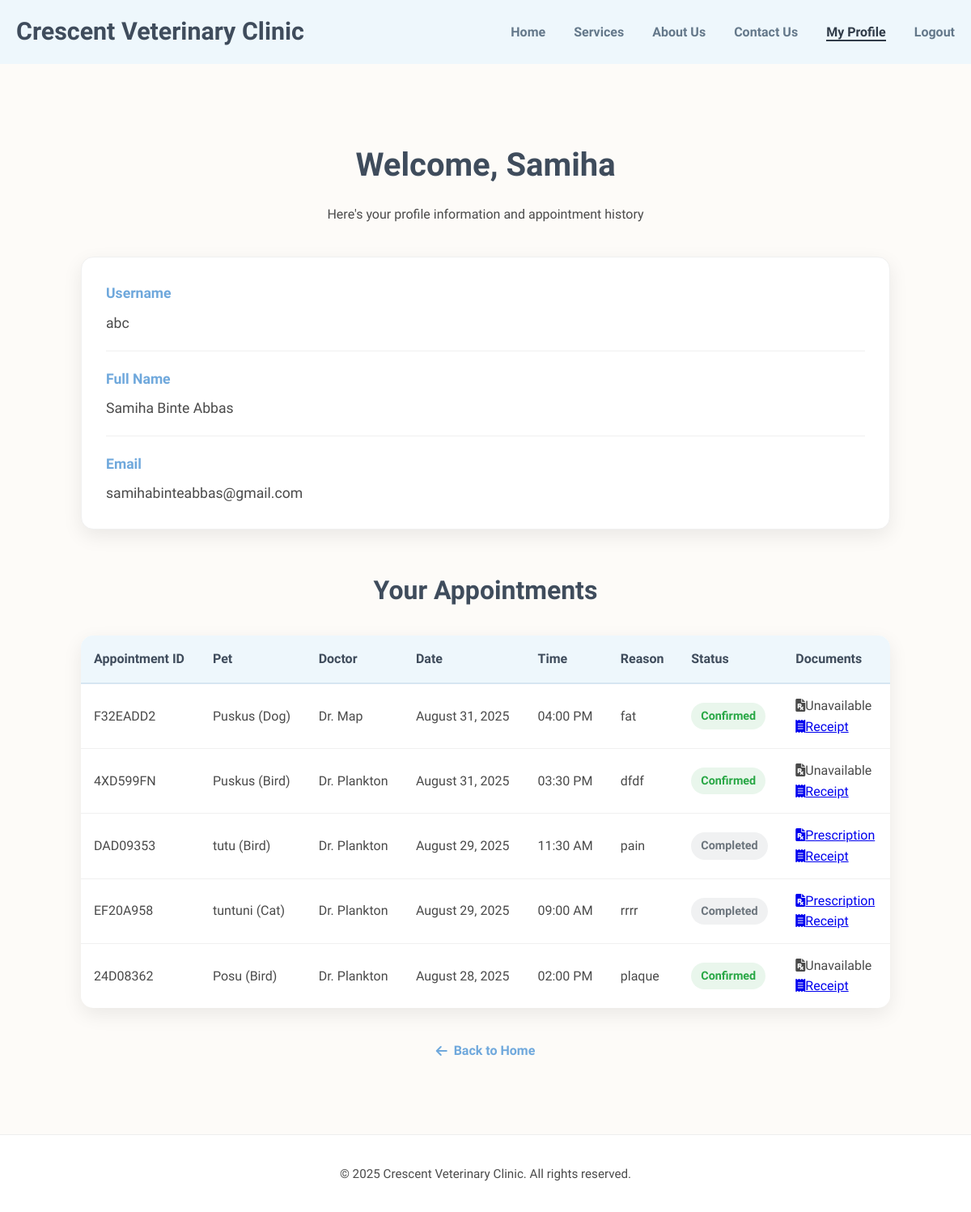
Screenshot of /profile/ (signed in) with the database file from the repository.
### core/models.py (models this page shows, shortened)
class Appointment(models.Model):
    STATUS_CHOICES = [
        ('pending', 'Pending Confirmation'),
        ('confirmed', 'Confirmed'),
        ('cancelled', 'Cancelled'),
        ('completed', 'Completed'),
    ]
    SERVICE_CHOICES = [
        ('Preventive Care', 'Preventive Care'),
        ('Surgical Procedures', 'Surgical Procedures'),
        ('Dental Care', 'Dental Care'),
        ('Diagnostic Imaging', 'Diagnostic Imaging'),
        ('Emergency Services', 'Emergency Services'),
        ('Nutritional Counseling', 'Nutritional Counseling'),
    ]
    SPECIES_CHOICES = [
        ('dog', 'Dog'),
        ('cat', 'Cat'),
        ('bird', 'Bird'),
        ('rabbit', 'Rabbit'),
        ('other', 'Other'),
    ]
    COMPLETION_STATUS_CHOICES = [
    ('incomplete', 'Incomplete'),
    ('complete', 'Complete'),
]
    completion_status = models.CharField(
        max_length=10,
        choices=COMPLETION_STATUS_CHOICES,
        default='incomplete',
        verbose_name="Completion Status"
    )
    appointment_id = models.CharField(
        max_length=12, unique=True, editable=False, default='', blank=True
    )
    owner_name = models.CharField(max_length=100)
    phone = models.CharField(max_length=20)
    email = models.EmailField(blank=True)
    pet_name = models.CharField(max_length=100)
    pet_species = models.CharField(max_length=20, choices=SPECIES_CHOICES)
    pet_age = models.CharField(max_length=20, blank=True, verbose_name="Pet Age")
    pet_weight = models.CharField(max_length=20, blank=True, verbose_name="Pet Weight (kg)")
    preferred_date = models.DateField()
    preferred_time = models.TimeField()
    reason = models.TextField(blank=True)
    service = models.CharField(max_length=40, choices=SERVICE_CHOICES)
    status = models.CharField(max_length=10, choices=STATUS_CHOICES, default='pending')
    assigned_doctor = models.ForeignKey('Vet', on_delete=models.SET_NULL, null=True, blank=True)
    assigned_time = models.TimeField(null=True, blank=True)
    assigned_date = models.DateField(null=True, blank=True)
    prescription = models.TextField(blank=True, verbose_name="Prescription/Notes")
    PAYMENT_STATUS_CHOICES = [
        ('pending', 'Pending'),
        ('paid', 'Paid'),
        ('refunded', 'Refunded'),
    ]
    payment_amount = models.DecimalField(
        max_digits=8, decimal_places=2, null=True, blank=True, verbose_name="Payment Amount"
    )
    payment_status = models.CharField(
        max_length=10,
        choices=PAYMENT_STATUS_CHOICES,
        default='pending',
        verbose_name="Payment Status"
    )
    class Meta:
        constraints = [
            models.UniqueConstraint(fields=['preferred_date', 'preferred_time'], name='unique_preferred_slot')
        ]

class Vet(models.Model):
    DEPARTMENTS = [
        ('Preventive Care', 'Preventive Care'),
        ('Surgical Procedures', 'Surgical Procedures'),
        ('Dental Care', 'Dental Care'),
        ('Diagnostic Imaging', 'Diagnostic Imaging'),
        ('Emergency Services', 'Emergency Services'),
        ('Nutritional Counseling', 'Nutritional Counseling'),
    ]
    name = models.CharField(max_length=100)
    specialty = models.CharField(max_length=50, choices=DEPARTMENTS)
    email = models.EmailField()
    phone = models.CharField(max_length=20)
    bio = models.TextField(blank=True)
    photo_url = models.CharField(max_length=255, blank=True)  # for relative static path
    user = models.OneToOneField(User, on_delete=models.CASCADE, null=True, blank=True)  # NEW FIELD

### core/views.py (the view)
# urls.py: path('profile/', views.profile_view, name='profile'),
@login_required
def profile_view(request):
    user = request.user
    appointments = Appointment.objects.filter(email=user.email).order_by('-assigned_date', '-assigned_time', '-preferred_date', '-preferred_time')
    return render(request, 'profile.html', {
        'appointments': appointments,
        'user': user,
    })

### core/templates/profile.html (shortened to what this page needs)
{% load static %}
<!DOCTYPE html>
<html lang="en">
<head>
    <link rel="stylesheet" href="{% static 'style.css' %}">
    <link rel="stylesheet" href="https://cdnjs.cloudflare.com/ajax/libs/font-awesome/6.0.0-beta3/css/all.min.css">
</head>
<body>
    <nav>
        <div class="container">
            <h1>Crescent Veterinary Clinic</h1>
            <ul>
                <li><a href="{% url 'home' %}">Home</a></li>
                <li><a href="{% url 'services' %}">Services</a></li>
                <li><a href="{% url 'home' %}#about">About Us</a></li>
                <li><a href="{% url 'home' %}#contact">Contact Us</a></li>
                {% if user.is_authenticated %}
                    <li><a href="{% url 'profile' %}" class="active">My Profile</a></li>
                    <li><a href="{% url 'logout' %}">Logout</a></li>
                {% else %}
                    <li><a href="{% url 'login' %}">Login</a></li>
                {% endif %}
            </ul>
        </div>
    </nav>
    <main class="profile-section">
        <div class="profile-container">
            <div class="profile-header">
                <h2>Welcome, {{ user.first_name|default:user.username }}</h2>
                <p>Here's your profile information and appointment history</p>
            </div>
            <div class="user-info-section">
                <div class="user-info-item">
                    <strong>Username</strong>
                    <p>{{ request.user.username }}</p>
                </div>
                <div class="user-info-item">
                    <strong>Full Name</strong>
                    <p>{{ user.first_name }} {{ user.last_name }}</p>
                </div>
                <div class="user-info-item">
                    <strong>Email</strong>
                    <p>{{ user.email }}</p>
                </div>
            </div>
            <div class="appointments-header">
                <h3>Your Appointments</h3>
            </div>
            {% if appointments %}
                <table class="appointments-table">
                    <thead>
                        <tr>
                            <th>Appointment ID</th>
                            <th>Pet</th>
                            <th>Doctor</th>
                            <th>Date</th>
                            <th>Time</th>
                            <th>Reason</th>
                            <th>Status</th>
                            <th>Documents</th>
                        </tr>
                    </thead>
                    <tbody>
                    {% for appt in appointments %}
                    <tr>
                        <td>{{ appt.appointment_id }}</td>
                        <td>{{ appt.pet_name }} ({{ appt.pet_species|title }})</td>
                        <td>
                        {% if appt.assigned_doctor %}
                            Dr. {{ appt.assigned_doctor.name }}
                        {% else %}
                            Not assigned
                        {% endif %}
                        </td>
                        <td>{{ appt.assigned_date|default:appt.preferred_date|date:"F d, Y" }}</td>
                        <td>{{ appt.assigned_time|default:appt.preferred_time|time:"h:i A" }}</td>
                        <td>{{ appt.reason|truncatechars:30 }}</td>
                        <td><span class="status status-{{ appt.status }}">{{ appt.status|title }}</span></td>
                        <td>
                            {% if appt.payment_status == 'paid' %}
                                {% if appt.prescription %}
                                <a href="{% url 'prescription_pdf' appt.appointment_id %}"
                                   target="_blank"
                                   class="btn-prescription"
                                   title="View Prescription">
                                    <i class="fas fa-file-prescription"></i>Prescription
                                </a>
                                {% else %}
                                <span class="no-prescription"><i class="fas fa-file-prescription">  </i>Incomplete  </span>
                                {% endif %}
                            {% else %}
                                <span class="not-completed"><i class="fas fa-file-prescription">  </i>Unavailable  </span>
                            {% endif %}
                            <br>
                            <a href="{% url 'receipt' appt.appointment_id %}"
                               target="_blank"
                               class="btn-receipt"
                               title="View Receipt">
                                <i class="fas fa-receipt"></i>Receipt
                            </a>
                        </td>
                    </tr>
                    {% endfor %}
                    </tbody>
                </table>
            {% else %}
                <div class="empty-appointments">
                    <i class="far fa-calendar-alt"></i>
                    <p>You don't have any appointments yet.</p>
                    <a href="{% url 'appt' %}" class="btn secondary">Book an Appointment</a>
                </div>
            {% endif %}
            <div class="profile-actions">
                <a href="{% url 'home' %}" class="back-home-link">
                    <i class="fas fa-arrow-left"></i> Back to Home
                </a>
            </div>
        </div>
    </main>
    <footer>
        <div class="container">
            <p>&copy; 2025 Crescent Veterinary Clinic. All rights reserved.</p>
        </div>
    </footer>
</body>
</html>

### core/static/style.css (style rules this page uses)
body { margin: 0; font-family: 'Trebuchet MS', sans-serif; background-color: #fdfbf8; color: #4a4a4a; line-height: 1.6; }
.container { max-width: 1200px; margin: 0 auto; padding: 0 20px; }
nav { background-color: #eef7fc; padding: 15px 0; position: sticky; top: 0; z-index: 1000; }
nav .container { display: flex; justify-content: space-between; align-items: center; }
nav h1 { margin: 0; color: #3f4c5c; font-size: 1.9em; font-weight: 800; }
nav ul { list-style: none; display: flex; gap: 35px; margin: 0; padding: 0; }
nav ul li a { color: #64788a; text-decoration: none; font-weight: 600; transition: color 0.3s ease; }
nav ul li a.active { color: #313c49 !important; border-bottom: 2px solid #313c49; }
footer { text-align: center; padding: 20px 0; background-color: #ffffff; color: #4a4a4a; font-size: 0.95em; margin-top: 30px; border-top: 1px solid #eee; }

### core/templates/profile.html (style rules this page uses)
.profile-section { padding: 60px 0; background-color: #fdfbf8; }
.profile-container { max-width: 1000px; margin: 0 auto; padding: 0 20px; }
.profile-header { text-align: center; margin-bottom: 40px; }
.profile-header h2 { color: #3f4c5c; font-size: 2.5em; margin-bottom: 15px; }
.user-info-section { background-color: #ffffff; padding: 30px; border-radius: 15px; box-shadow: 0 8px 25px rgba(0, 0, 0, 0.08); border: 1px solid #f0f0f0; margin-bottom: 40px; }
.user-info-item { margin-bottom: 20px; padding-bottom: 20px; border-bottom: 1px solid #f0f0f0; }
.user-info-item:last-child { margin-bottom: 0; padding-bottom: 0; border-bottom: none; }
.user-info-item strong { display: block; color: #6fa8dc; margin-bottom: 8px; font-size: 1.1em; }
.user-info-item p { color: #4a4a4a; margin: 0; font-size: 1.1em; }
.appointments-header { text-align: center; margin: 50px 0 30px; }
.appointments-header h3 { color: #3f4c5c; font-size: 2em; margin-bottom: 15px; }
.appointments-table { width: 100%; border-collapse: collapse; margin-top: 20px; background-color: #ffffff; border-radius: 15px; overflow: hidden; box-shadow: 0 8px 25px rgba(0, 0, 0, 0.08); }
.appointments-table thead { background-color: #eef7fc; }
.appointments-table th { padding: 16px; text-align: left; color: #3f4c5c; font-weight: 700; border-bottom: 2px solid #d6e6f2; }
.appointments-table td { padding: 14px 16px; border-bottom: 1px solid #f0f0f0; color: #4a4a4a; }
.appointments-table tr:last-child td { border-bottom: none; }
.status { display: inline-block; padding: 5px 12px; border-radius: 20px; font-weight: 600; font-size: 0.9em; }
.status-confirmed { background-color: rgba(40, 167, 69, 0.1); color: #28a745; }
.status-completed { background-color: rgba(108, 117, 125, 0.1); color: #6c757d; }
.profile-actions { text-align: center; margin-top: 40px; }
.back-home-link { display: inline-flex; align-items: center; color: #6fa8dc; text-decoration: none; font-weight: 600; transition: color 0.3s ease; }
.back-home-link i { margin-right: 8px; transition: transform 0.3s ease; }

### rows the page displays
Appointment: appointment_id "F32EADD2", pet_name "Puskus", pet_species "Dog", assigned_doctor.name "Map", assigned_date "August 31, 2025", assigned_time "04:00 PM", reason "fat", status "Confirmed", payment_status "pending" (drawn)
Appointment: appointment_id "4XD599FN", pet_name "Puskus", pet_species "Bird", assigned_doctor.name "Plankton", assigned_date "August 31, 2025", assigned_time "03:30 PM", reason "dfdf", status "Confirmed", payment_status "pending" (drawn)
Appointment: appointment_id "DAD09353", pet_name "tutu", pet_species "Bird", assigned_doctor.name "Plankton", assigned_date "August 29, 2025", assigned_time "11:30 AM", reason "pain", status "Completed", payment_status "paid" (drawn)
Appointment: appointment_id "EF20A958", pet_name "tuntuni", pet_species "Cat", assigned_doctor.name "Plankton", assigned_date "August 29, 2025", assigned_time "09:00 AM", reason "rrrr", status "Completed", payment_status "paid" (drawn)
Appointment: appointment_id "24D08362", pet_name "Posu", pet_species "Bird", assigned_doctor.name "Plankton", assigned_date "August 28, 2025", assigned_time "02:00 PM", reason "plaque", status "Confirmed", payment_status "pending" (drawn)

### other values shown
{{ user.first_name|default:user.username }} "Samiha"
{{ request.user.username }} "abc"
{{ user.first_name }} "Samiha"
{{ user.last_name }} "Binte Abbas"
{{ user.email }} "samihabinteabbas@gmail.com"
